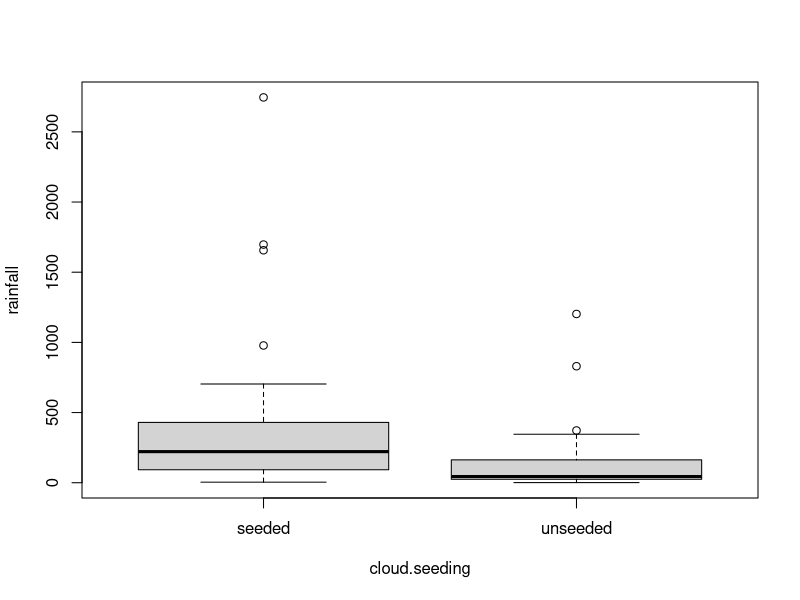

The R script that drew this image:
# Load libraries
library(ggplot2)
library(dplyr)
library(tidyr)

# Set working directory
setwd("D:/R-4.0.2/ESE5023_Assignments")

# Load rainfall data
#1.1
rainfall_data    <- read.csv(file = "rainfall.csv", header = T)
rainfall_data_tbl <- as_tibble(rainfall_data)
#boxplot
boxplot(rainfall~cloud.seeding,data = rainfall_data_tbl)
#有云播种的天数降雨的值要大一些
#1.2
#one-way anova
anova_one_way <- aov(rainfall ~ cloud.seeding, data = rainfall_data_tbl)
summary(anova_one_way)
#p-value is 0.0511,可以认为在0.05的置信水平下无明显差异，
#如果置信水平为0.1，则认为有差异

# good work
